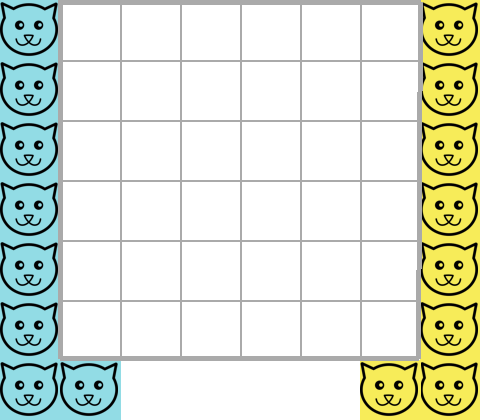

The script that drew this image:
from PIL import Image, ImageDraw, ImageTk
import math
import tkinter as tk
from tkinter import ttk
import threading
import queue
import copy


"""
This is Base class for the Boop player. It defines variables that will be used by all players, and some usefull methods.

DO NOT MODIFY THIS FILE. It will not be upload to Brute anyway, so your changes of this file will not work on Brute.

If you need to define your own variables and methods, do it in the constructor of Player class in player.py
"""

class Base:
    image_queue = queue.Queue()
    def __init__(self, player):
        self.board = [ [0]*6 for _ in range(6) ]

        self.kittens = 0            #the total number of kittens available to this player (a part can be on the board)
        self.cats = 0               #the total number of cats available to this player (a part can be on the board)
        self.otherKittens = 0       #the total number of kittens of the other player (a part can be on the board)
        self.otherCats = 0          #the total number of cats of the other player (a part can be on the board)
        self.player = player        #if I play with 1 or -1 animals
        self.timeOut = 1            #timeout for constructor and play(). Will be filled by Brute
        self.maxMoves = 100         #max moves per game. Will be filled by Brute

        self.tournament = False     #true if the player is in tournament mode (filled by Brute)
        self.studentName = "student" #will be filled by Brute
        self.studentTag = "Boopzilla" #can be filled by student in the player class

        
        self._colors = {}
        self._colors[0] = "#ffffff"     #empty cell
        self._colors[1] = "#92DCE5"     #kitten 1
        self._colors[2] = "#92DCE5"     #cat 1
        self._colors[-1] = "#F7EC59"    #kitten -1
        self._colors[-2] = "#F7EC59"    #cat -2
        self._colors[3] = "#F2542D"     
        self._colors[4] = "#562C2C"
        self._colors[5] = "#127475"

        self.cellSize = 60          #width of one cell in pixels (for making png)
        self.kitImg = Image.open("images/kit2.png").resize((self.cellSize-2, self.cellSize-2))
        self.catImg = Image.open("images/cat2.png").resize((self.cellSize-2, self.cellSize-2))

    def countAnimals(self, board):
        """ 
            return number of cats and kittens on the board in dict
        """
        animals = { -1:0, -2:0, 1:0, 2:0 }
        for row in range(len(board)):
            for col in range(len(board[row])):
                v = abs(board[row][col])
                if v == 1 or v == 2:
                    animals[ board[row][col] ] += 1
        return animals
    
    @classmethod
    def init_gui(cls):
        
        def create_window():
            cls.window = tk.Tk()
            cls.window.title("Boopzilla")
            cls.window.geometry("1200x800")
            notebook = ttk.Notebook(cls.window)
            notebook.pack(fill="both", expand=True)
            cls.display = notebook
            cls.images = []
            def check_queue():
                while not cls.image_queue.empty():
                    image, name = cls.image_queue.get()
                    cls.images.append(image)
                    frame = tk.Frame(cls.display)
                    label = tk.Label(frame, image=image)
                    label.pack(padx=10, pady=10)
                    cls.display.add(frame, text=name)
                cls.window.after(100, check_queue)
            check_queue()
            cls.window.mainloop()
        
        t = threading.Thread(target=create_window)
        t.daemon = True
        t.start()
        cls.ui_thread = t


    def inside(self, row, col):
        """
            return true of row, col is valid cell coordinates in the board 
        """
        return row >=0 and row < 6 and col >=0 and col < 6

    def checkAnimals(self):
        """ 
            return true if the number of animals on the board is less or equal to available animals
        """
        animals = self.countAnimals(self.board)
        return (animals[-1] + animals[-2] <= 8) and (animals[1] + animals[2]) <= 8


    def pool(self):
        return { self.player*1: self.kittens, self.player*2: self.cats,  -self.player*1: self.otherKittens, -self.player*2: self.otherCats }

    def draw(self, board, filename, highlight = {}, circles = {}, lines = {} ):
        """
            create .png file with the given board
            board: 2D array with values 0 (empty cell), 1 or -1 (kittens) and 2 or -2 (cats)
            filename: name of png file, must end with ".png" suffix
            highlight: key is (row,col), value is html color: this will fill cell (row,col) with the color (use html color)
            circles: key is (row, col), value is html color: this will draw circle at given cell
            lines: key is (row1, col1, row2, col2), value is html color: this will draw line from cell (row1, col1) to cell (row2, col2)

            examples of calling this method are in player.py
        """
        x0 = self.cellSize
        y0 = 0

        def getCellCoord(row, col):
            return x0+col*self.cellSize, y0+row*self.cellSize, x0+(col+1)*self.cellSize, y0+(row+1)*self.cellSize

        def getCircleCoords(row, col):
            return x0 + col*self.cellSize + self.cellSize/2, y0 + row*self.cellSize + self.cellSize/2

        def drawAnimals(kittens, cats, player):
            poolcoord = [(0,0),(1,0),(2,0),(3,0),(4,0),(5,0),(6,0),(6,1) ]
            animals = [player*1]*kittens + [player*2]*cats
            if len(animals) > 8 or kittens < 0 or cats < 0:
                print("ERROR: You have wrong number of animals in the pool. You have: ",kittens, "kittens and",cats, "cats. This is not acceptable")
                exit()
            for i in range(len(animals)):
                y,x = poolcoord[i]
                if player == -1:
                    x = 7-x
                x *= self.cellSize
                y *= self.cellSize
                if abs(animals[i]) == 2:
                    draw.rectangle( (x,y, x+self.cellSize, y+self.cellSize) , fill=self._colors[ animals[i] ] )
                    img.paste(self.catImg,(x,y), self.catImg)
                elif abs(animals[i]) == 1:
                    draw.rectangle( (x,y, x+self.cellSize, y+self.cellSize) , fill=self._colors[ animals[i] ] )
                    img.paste(self.kitImg,(x,y), self.kitImg)
 

        width = self.cellSize*8
        height = self.cellSize*7
        img = Image.new('RGB',(width,height),"white")
        draw = ImageDraw.Draw(img)
        for row in range(len(board)):
            for col in range(len(board[row])):
                value = board[row][col] 
                draw.rectangle( getCellCoord(row, col)  , fill=self._colors[ value ] )

                if (row,col) in highlight:
                    color = highlight[(row,col)]        
                    draw.rectangle( getCellCoord(row, col)  , fill=color )

                if abs(value) == 1:
                    x,y,*_ = getCellCoord( row, col)
                    img.paste(self.kitImg,(x,y), self.kitImg)
                elif abs(value) == 2:
                    x,y,*_ = getCellCoord( row, col)
                    img.paste(self.catImg,(x,y), self.catImg)

        for cell in circles:
            row, col = cell
            x,y = getCircleCoords(row, col)
            eps = self.cellSize/4
            draw.ellipse( (x-eps, y-eps, x+eps, y+eps), fill = circles[cell], outline = 'black')

        for line in lines:
            r1, c1, r2, c2 = line
            x1,y1 = getCircleCoords(r1, c1)
            x2,y2 = getCircleCoords(r2, c2)
            draw.line((x1,y1,x2,y2), fill=lines[line], width=3)
            draw_arrow(draw, (x1,y1), (x2,y2), arrow_length=20, arrow_angle=40, fill=lines[line], width=3)

        _gridColor = "#aaaaaa"
        for i in range(1,6):
            draw.line([x0,y0+i*self.cellSize, x0+self.cellSize*6, y0+i*self.cellSize ], fill = _gridColor, width = 2)
            draw.line([x0+i*self.cellSize,0,x0+i*self.cellSize, y0+6*self.cellSize ], fill = _gridColor, width = 2)

        animalsOnBoard = self.countAnimals(board)
        drawAnimals(self.kittens - animalsOnBoard[self.player*1], self.cats - animalsOnBoard[self.player*2], self.player)
        drawAnimals(self.otherKittens - animalsOnBoard[-self.player*1], self.otherCats - animalsOnBoard[-self.player*2], -self.player)

        eps = 2
        draw.line([x0,y0+eps,  x0+self.cellSize*6,y0+eps, x0+self.cellSize*6-eps,y0 + self.cellSize*6-eps, x0, self.cellSize*6-eps, x0, y0], fill = _gridColor, width = 5 )
                
        if Base.display != None:
            image = ImageTk.PhotoImage(img)
            name = filename.split(".")[0]
            Base.image_queue.put( (image, name) )
        else:
            img.save(filename)

    def printBoard(self, board):
        for row in board:
            for col in row:
                print("{:3d}".format(col), end=" ")
            print()



def copyBoard(source, destination):
    for row in range(len(source)):
        for col in range(len(source)):
            destination[row][col] = source[row][col]


def updatePlayer(activePlayer, passivePlayer, newBoard, row, col, animalPlaced, triple, filenameprefix = ""):
    """
        place animal to (row, col), and update both player. 
        activePlayer: one that makes the last move
        passivePlayer: the second player
        newBoard: copy of active playes board with new situation. this board will be copied to passive player.
        triple: cells of cats/kittens for exchanged, [ [row1, col1], [row2, col2], [row3, col3] ]
        filenameprefix: of output png files will have this pregix
    """

    copyBoard(newBoard, activePlayer.board)
    copyBoard(newBoard, passivePlayer.board)
    
    if filenameprefix != "":
        fn = "{}-a.png".format(filenameprefix)
        activePlayer.draw(activePlayer.board, fn, circles = { (row,col):"blue"} )

    animals = activePlayer.countAnimals(activePlayer.board)
    if animals[-2] == 8 or animals[2] == 8:
        return True
    
    if animalPlaced == 10:
        activePlayer.cats += 1
        activePlayer.kittens -= 1
        passivePlayer.otherCats += 1
        passivePlayer.otherKittens -= 1

    if len(triple) == 3 or animalPlaced == 10:

        if filenameprefix != "":
            fn = "{}-b.png".format(filenameprefix)
            activePlayer.draw(activePlayer.board, fn, circles = { tuple(cell):"red" for cell in triple } )


        animals = [ newBoard[ cell[0] ][ cell[1] ] for cell in triple ]
        numKittens = animals.count(1*activePlayer.player)
        numCats = animals.count(2*activePlayer.player)


        if numCats == 3:
            return True

        if (numKittens > 0) and (numCats + numKittens == 3):
            activePlayer.kittens -= numKittens
            activePlayer.cats += numKittens
        passivePlayer.otherCats = activePlayer.cats
        passivePlayer.otherKittens = activePlayer.kittens

        #remove triple from the board
        for cell in triple:
            row, col = cell
            newBoard[row][col] = 0 
        copyBoard(newBoard, activePlayer.board)
        copyBoard(newBoard, passivePlayer.board)

        if filenameprefix != "":
            fn = "{}-c.png".format(filenameprefix)
            activePlayer.draw(activePlayer.board, fn)

    return False




def draw_arrow(draw, start, end, arrow_length=10, arrow_angle=30, fill="black", width=2):
    """
        draw: ImageDraw.Draw object
        start: (x1, y1) starting point
        end: (x2, y2) ending point
        arrow_length: Length of the arrowhead sides
        arrow_angle: Angle between arrow line and arrowhead edges (degrees)
        fill: Color of the arrow
        width: Line thickness
    """
    x1, y1 = start
    x2, y2 = end
    
    # Draw the main line
    draw.line((x1, y1, x2, y2), fill=fill, width=width)

    # Compute the angle of the line
    angle = math.atan2(y2 - y1, x2 - x1)
    
    # Compute arrowhead points
    left = (
        x2 - arrow_length * math.cos(angle - math.radians(arrow_angle)),
        y2 - arrow_length * math.sin(angle - math.radians(arrow_angle))
    )
    right = (
        x2 - arrow_length * math.cos(angle + math.radians(arrow_angle)),
        y2 - arrow_length * math.sin(angle + math.radians(arrow_angle))
    )

    # Draw the arrowhead
    draw.polygon([end, left, right], fill=fill)
